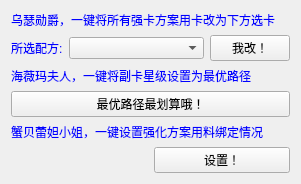
   <widget class="QWidget" name="layoutWidget">
    <property name="geometry">
     <rect>
      <x>500</x>
      <y>240</y>
      <width>301</width>
      <height>177</height>
     </rect>
    </property>
    <layout class="QVBoxLayout" name="verticalLayout_3">
     <item>
      <widget class="QLabel" name="GentilhommeUsher_label">
       <property name="enabled">
        <bool>true</bool>
       </property>
       <property name="styleSheet">
        <string notr="true">color: rgb(0, 0, 255);</string>
       </property>
       <property name="text">
        <string>乌瑟勋爵，一键将所有强卡方案用卡改为下方选卡</string>
       </property>
      </widget>
     </item>
     <item>
      <layout class="QHBoxLayout" name="horizontalLayout_29">
       <item>
        <widget class="QLabel" name="label_37">
         <property name="enabled">
          <bool>true</bool>
         </property>
         <property name="sizePolicy">
          <sizepolicy hsizetype="Fixed" vsizetype="Preferred">
           <horstretch>0</horstretch>
           <verstretch>0</verstretch>
          </sizepolicy>
         </property>
         <property name="styleSheet">
          <string notr="true">color: rgb(0, 0, 255);</string>
         </property>
         <property name="text">
          <string>所选配方:</string>
         </property>
        </widget>
       </item>
       <item>
        <widget class="SearchableComboBox" name="GentilhommeUsher_box">
         <property name="toolTip">
          <string>不要选自己没有的配方哦</string>
         </property>
        </widget>
       </item>
       <item>
        <widget class="QPushButton" name="GentilhommeUsher_btn">
         <property name="sizePolicy">
          <sizepolicy hsizetype="Fixed" vsizetype="Fixed">
           <horstretch>0</horstretch>
           <verstretch>0</verstretch>
          </sizepolicy>
         </property>
         <property name="toolTip">
          <string>需要按下按钮才会修改</string>
         </property>
         <property name="text">
          <string>我改！</string>
         </property>
        </widget>
       </item>
      </layout>
     </item>
     <item>
      <widget class="QLabel" name="SurintendanteChevalmarin_label">
       <property name="enabled">
        <bool>true</bool>
       </property>
       <property name="styleSheet">
        <string notr="true">color: rgb(0, 0, 255);</string>
       </property>
       <property name="text">
        <string>海薇玛夫人，一键将副卡星级设置为最优路径</string>
       </property>
      </widget>
     </item>
     <item>
      <widget class="QPushButton" name="SurintendanteChevalmarin_btn">
       <property name="styleSheet">
        <string notr="true"/>
       </property>
       <property name="text">
        <string>最优路径最划算哦！</string>
       </property>
      </widget>
     </item>
     <item>
      <widget class="QLabel" name="MademoiselleCrabaletta_label">
       <property name="enabled">
        <bool>true</bool>
       </property>
       <property name="styleSheet">
        <string notr="true">color: rgb(0, 0, 255);</string>
       </property>
       <property name="text">
        <string>&lt;html&gt;&lt;head/&gt;&lt;body&gt;&lt;p&gt;蟹贝蕾妲小姐，一键设置强化方案用料绑定情况&lt;/p&gt;&lt;/body&gt;&lt;/html&gt;</string>
       </property>
      </widget>
     </item>
     <item>
      <layout class="QHBoxLayout" name="horizontalLayout_30">
       <item>
        <widget class="BindingCheckbox" name="bind_check_box" native="true"/>
       </item>
       <item>
        <widget class="QPushButton" name="MademoiselleCrabaletta_btn">
         <property name="text">
          <string>设置！</string>
         </property>
        </widget>
       </item>
      </layout>
     </item>
    </layout>
   </widget>
